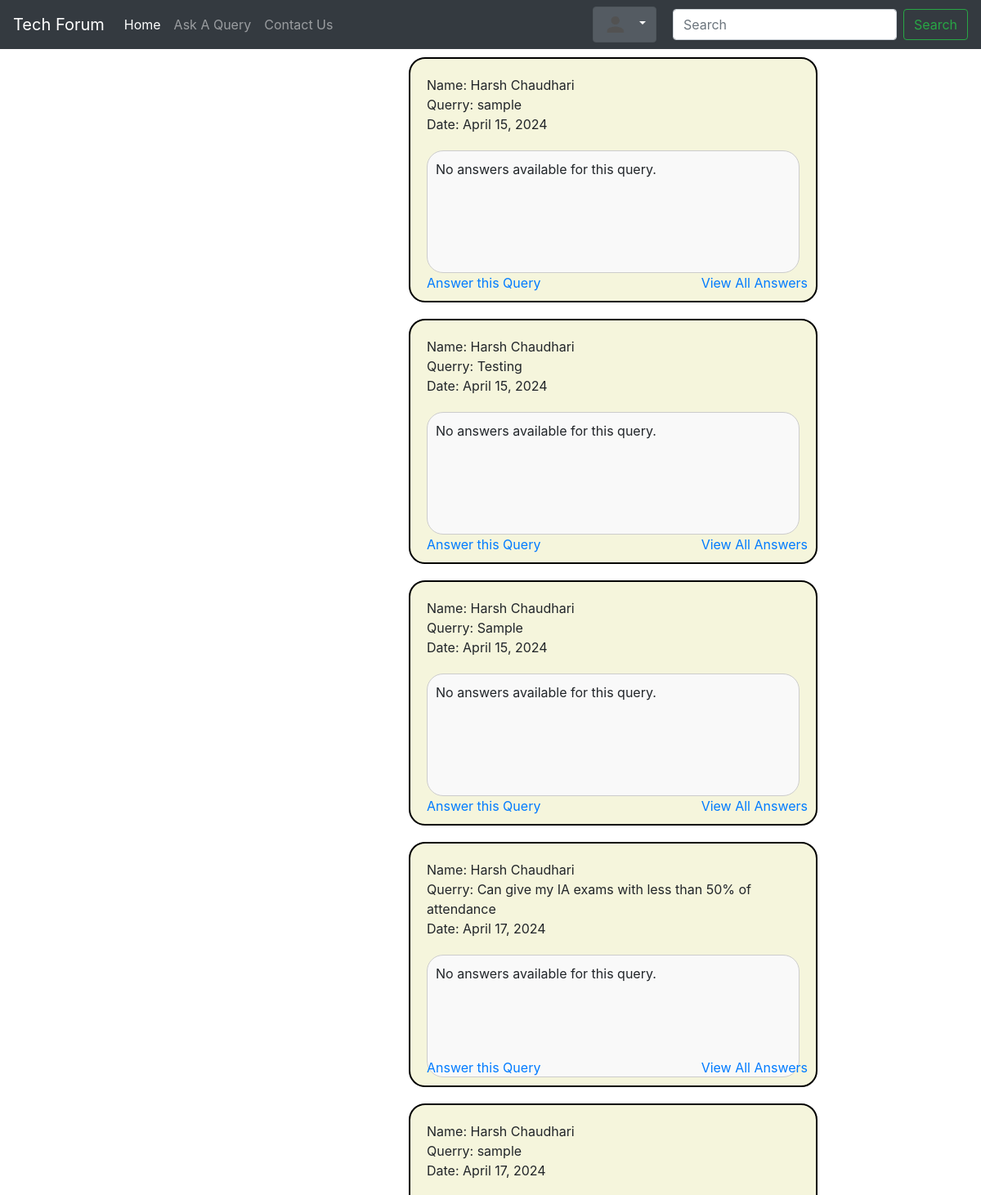
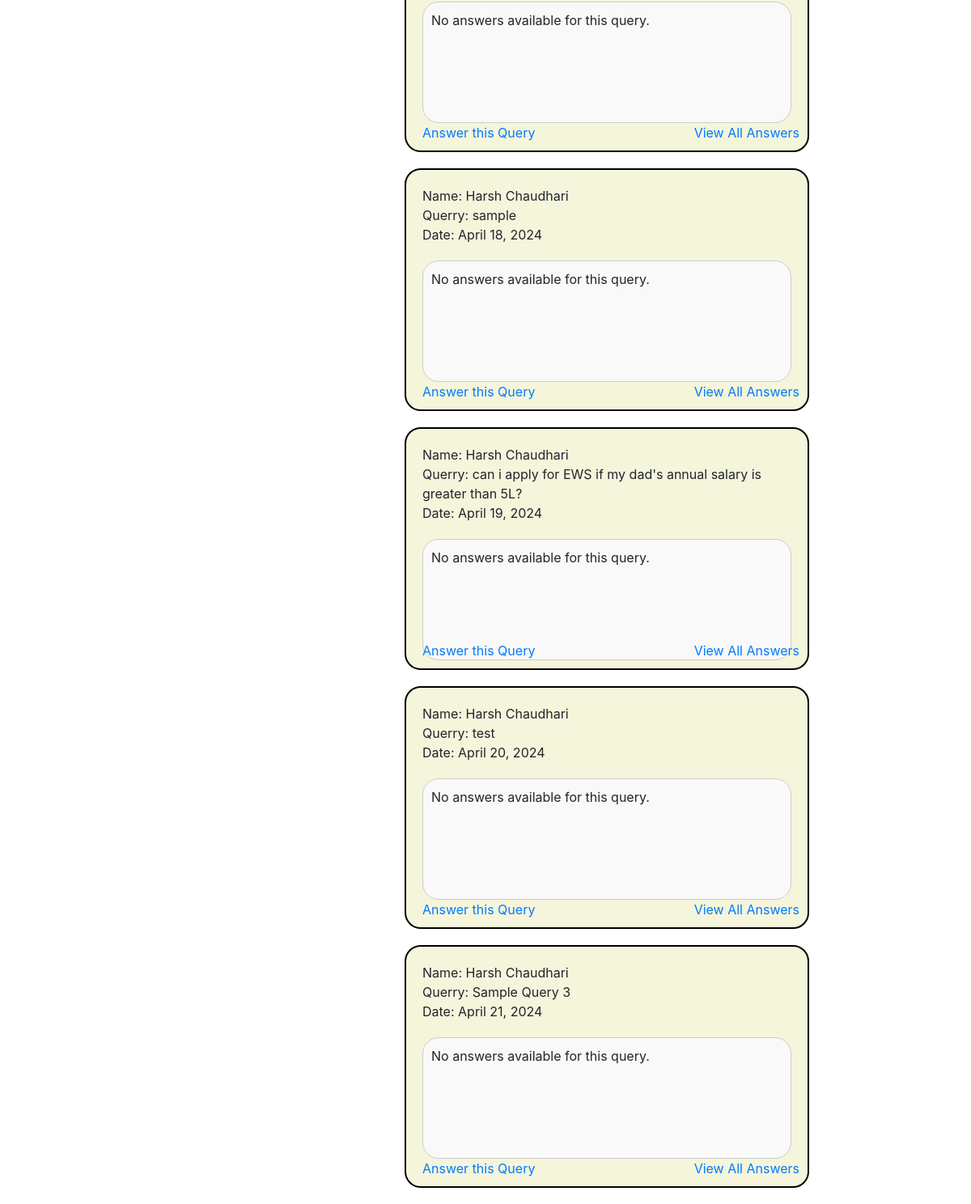
Screenshot of /AllQueries (signed in) with the database file from the repository (2 pictures, top to bottom).
### Home/models.py (models this page shows, shortened)
class Querry(models.Model):
    query_id = models.AutoField(primary_key=True)
    user = models.ForeignKey(User, on_delete=models.CASCADE)
    name = models.CharField(max_length=122)
    email = models.EmailField(max_length=122)
    desc = models.TextField()
    date = models.DateField(default=date.today)
    Cat = models.CharField(max_length=20, default='Other')
    viewcount = models.IntegerField(default=0)

### Home/views.py (the view)
# urls.py: path("AllQueries",views.AllQueries,name='AllQueries'),
def AllQueries(request):
    user = request.user
    EList = Querry.objects.filter(user=user)
    return render(request,'AllQueries.html',{'EList': EList})

### Templates/AllQueries.html (shortened to what this page needs)
{% extends "base.html" %}
{% block body %}
<div class="Query col-md-5" style="padding: 0;">
    <ul style="list-style-type: none; padding: 0; margin: 10px 500px;">
        {% for event in EList %}
    <li style="border: 2px solid #000000; padding: 20px; margin-bottom: 20px; border-radius: 20px; width: 500px; height: 300px; background-color: beige; position: relative;">
        <div>
            Name: {{ event.name }} <br>
            Querry: {{ event.desc }}<br>
            Date: {{ event.date }}<br>
        </div>
        {% if event.answers.exists %}
            {% with first_answer=event.answers.first %}
                <ul class="answerList" style="list-style-type: none; padding: 0; margin-top: 20px;">
                    <li style="border: 1px solid #ccc; padding: 10px; margin-bottom: 10px; border-radius: 5px; background-color: #f9f9f9;height: 150px;border-radius: 20px;">
                         {{ first_answer.response }}<br>
                    </li>
                </ul>
                <div class="answeredBy" style="position: absolute; bottom: 40px; right: 30px; font-style: italic;">
                    Answered by: {{ first_answer.user.username }}
                </div>
            {% endwith %}
        {% else %}
            <div class="answerList" style="list-style-type: none; padding: 0; margin-top: 20px;">
                <div style="border: 1px solid #ccc; padding: 10px; margin-bottom: 10px; border-radius: 5px; background-color: #f9f9f9;height: 150px;border-radius: 20px;">
                    <p>No answers available for this query.</p>
                </div>
            </div>
        {% endif %}
        <div class="allAnswer" style="position: absolute; bottom: 10px; right: 10px;">
            <a href="{% url 'AllAnswers' query_id=event.query_id %}">View All Answers</a>
        </div>
        <div class="Answer" style="position: absolute; bottom: 10px; left: 20px;">
            <a href="{% url 'AnsweringQuery' query_id=event.query_id %}">Answer this Query</a>
        </div>
    </li>
{% endfor %}
    </ul>
</div>
{% endblock body %}

### Templates/base.html (shortened to what this page needs)
{% load static%}
<!doctype html>
<html lang="en">
  <head>
    <link rel="stylesheet" href="https://cdn.jsdelivr.net/npm/bootstrap@4.3.1/dist/css/bootstrap.min.css">
  </head>
  <body>
    <nav class="navbar navbar-expand-lg navbar-dark bg-dark">
        <a class="navbar-brand" href="/main">Tech Forum</a>
        <div class="collapse navbar-collapse" id="navbarSupportedContent">
          <ul class="navbar-nav mr-auto">
            <li class="nav-item active">
              <a class="nav-link" href="/Home">Home <span class="sr-only">(current)</span></a>
            </li>
            <li class="nav-item">
              <a class="nav-link" href="/AskingQuerry">Ask A Query</a>
            </li>
            <li class="nav-item">
              <a class="nav-link" href="/ContactUs">Contact Us</a>
          </ul>
        </div>
        <div class="dropdown show" style="margin-right: 20px;">
          <a class="btn btn-secondary dropdown-toggle" href="#" role="button" id="dropdownMenuLink" data-toggle="dropdown" aria-haspopup="true" aria-expanded="false">
            <img src="static\profile.png" style="width: 30px; height: 30px; border-radius: 50%; margin-right: 5px;">
          </a>
        </div>
          <form class="form-inline my-2 my-lg-0">
            <input class="form-control mr-sm-2" type="search" placeholder="Search" aria-label="Search">
            <button class="btn btn-outline-success my-2 my-sm-0" type="submit">Search</button>
          </form>
      </nav>
    {% block body %}{% endblock body %}
  </body>
</html>

### rows the page displays
Querry: name "Harsh Chaudhari", desc "sample", date "April 15, 2024"
Querry: name "Harsh Chaudhari", desc "Testing", date "April 15, 2024"
Querry: name "Harsh Chaudhari", desc "Sample", date "April 15, 2024"
Querry: name "Harsh Chaudhari", desc "Can give my IA exams with less than 50% of attendance", date "April 17, 2024"
Querry: name "Harsh Chaudhari", desc "sample", date "April 17, 2024"
Querry: name "Harsh Chaudhari", desc "sample", date "April 18, 2024"
Querry: name "Harsh Chaudhari", desc "can i apply for EWS if my dad's annual salary is greater than 5L?", date "April 19, 2024"
Querry: name "Harsh Chaudhari", desc "test", date "April 20, 2024"
Querry: name "Harsh Chaudhari", desc "Sample Query 3", date "April 21, 2024"
